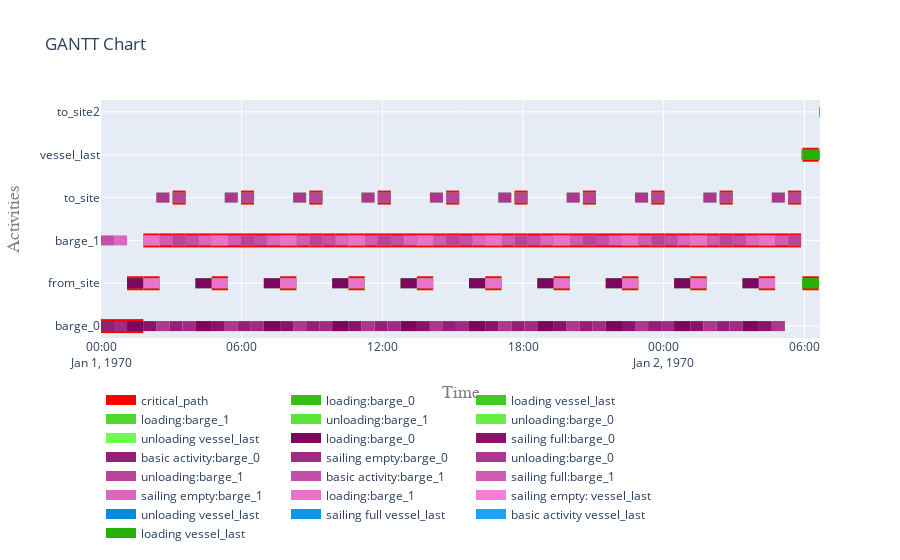

Notebook source saved alongside this figure:
### Code cell
plot.get_gantt_chart(simulation_data_out['object_list'],
                     critical_path_dataframe=critical_df,
                     id_map=simulation_data_out['activity_list'])
